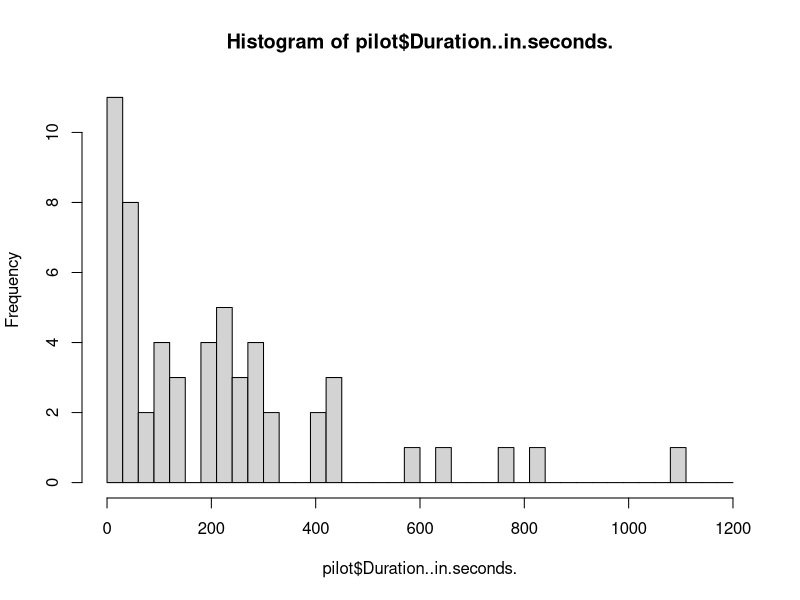
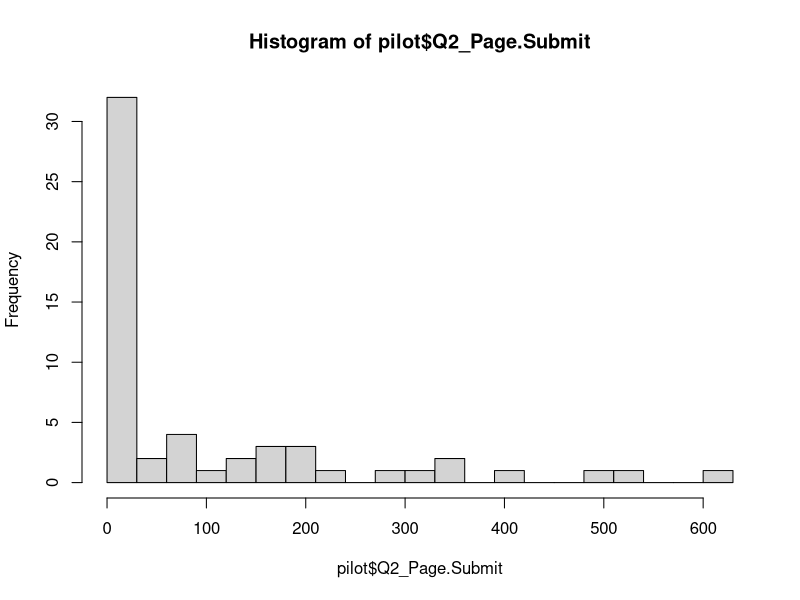
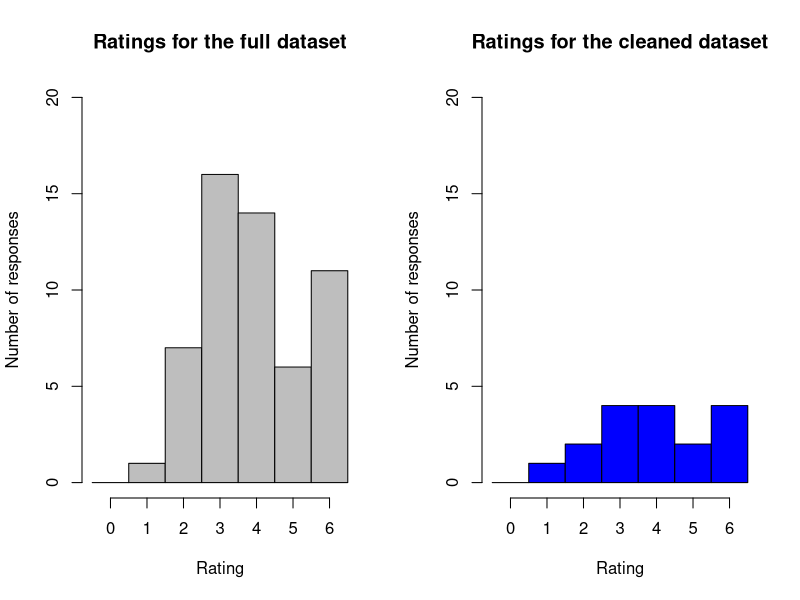
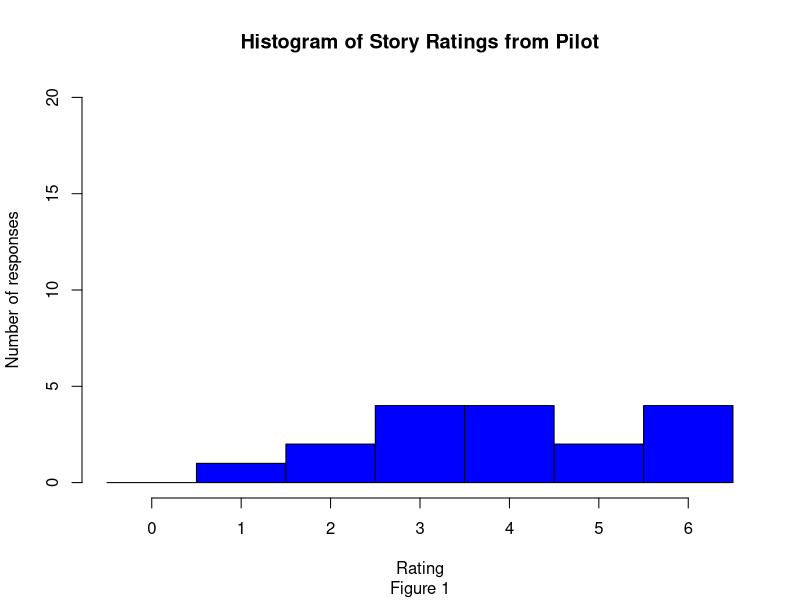
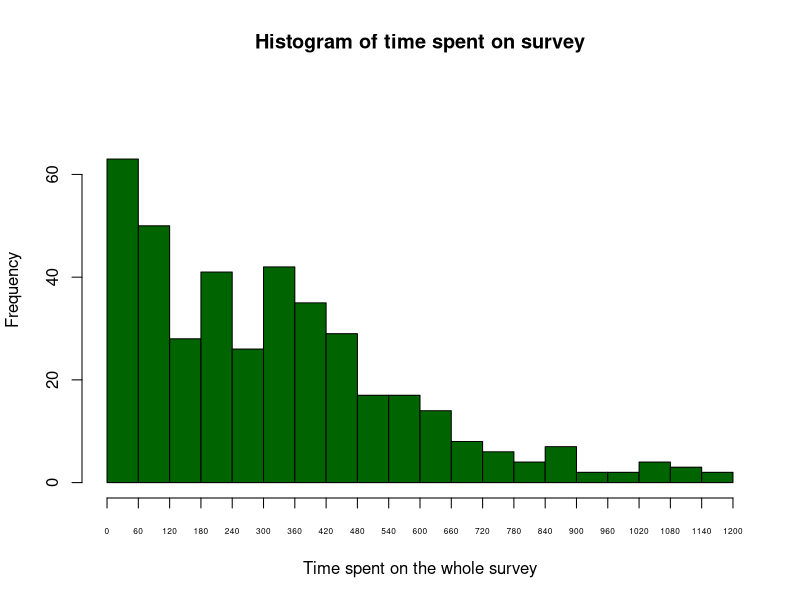
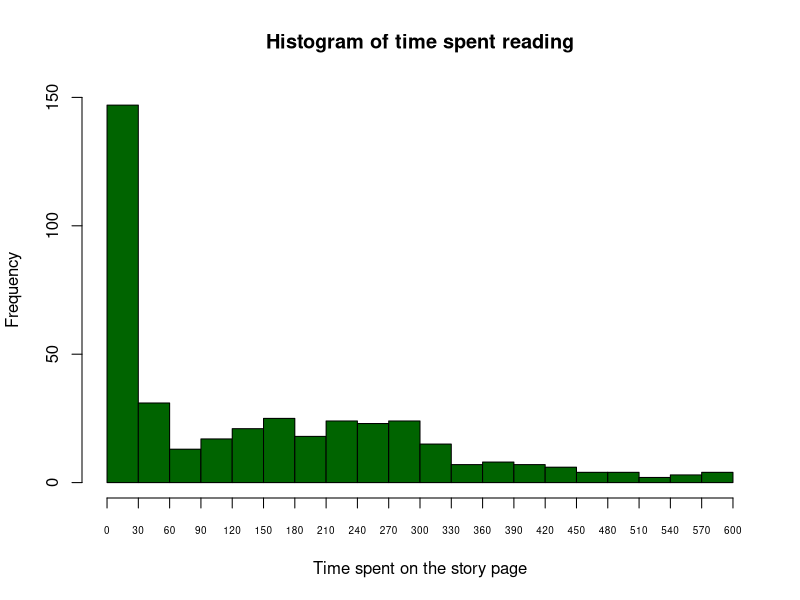
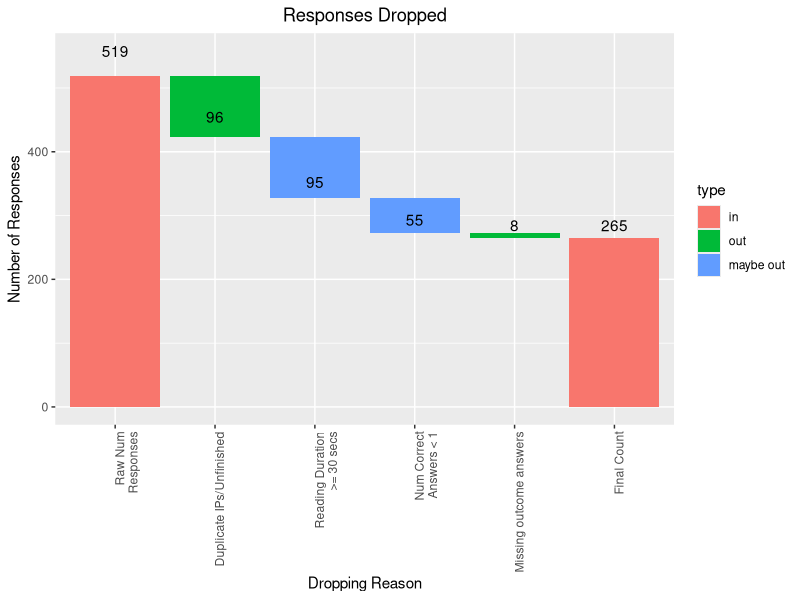

R code for these plots, in order:
## ---- chunk 1
knitr::opts_chunk$set(echo = TRUE)

# load packages
library(lmtest) 
library(knitr)
library(data.table)
library(tidyverse)
separator <- paste(rep("=",70), collapse = "")
## ---- chunk 2
#setwd("/home/yulia/Documents/MIDS/W241/Group Project/Pilot results/")
library(pwr)
library(tidyverse)

pilot <- read.csv("Pilot results/W241 Final Project Survey - Control_July 17, 2018_07.21.csv",
                  skip = 3, header = FALSE, stringsAsFactors = FALSE)

Q5_rating <- read.csv("Pilot results/Pilot_Q5.csv")

headers <- read.csv("Pilot results/W241 Final Project Survey - Control_July 17, 2018_07.21.csv",
                  nrows = 1)

colnames(pilot) <- colnames(headers)

str(pilot)

hist(pilot$Duration..in.seconds.,
     breaks = seq(0,1200,30))

summary(pilot$Q2_Page.Submit)
hist(pilot$Q2_Page.Submit,
     breaks = seq(0,630,30))

table(pilot$Q8) # correct is 2
table(pilot$Q6) # correct is 3
table(pilot$Q7) # correct is 3

pilot$Q8_correct <- pilot$Q8==2
pilot$Q6_correct <- pilot$Q6==3
pilot$Q7_correct <- pilot$Q7==3

table(pilot$Q8_correct, pilot$Q6_correct, pilot$Q7_correct)

pilot$n_correct_answers <- pilot$Q8_correct + pilot$Q6_correct + pilot$Q7_correct
table(pilot$n_correct_answers)

#View(pilot[pilot$n_correct_answers==3,]$Q5)
#View(pilot[pilot$n_correct_answers==2,]$Q5)

pilot <- merge(pilot, Q5_rating[,c("mTurkCode","Q5_rating")], by = "mTurkCode")
pilot$Duration_gt_60sec <- ifelse(pilot$Q2_Page.Submit < 60, 0, 1)

table(pilot$Q5_rating)
table(pilot$Q5_rating, pilot$n_correct_answers)
table(pilot$Q5_rating, pilot$Duration_gt_60sec)
summary(pilot$Q2_Page.Submit)
summary(pilot[pilot$Q5_rating>0,]$Q2_Page.Submit)
#View(pilot[pilot$Duration_gt_60sec==0,])

pilot$pass <- (pilot$Q2_Page.Submit >= 60) & (pilot$Q5_rating > 0) & (pilot$n_correct_answers > 0)+0
table(pilot$pass)
table(pilot$Q4, pilot$pass)

par(mfrow=c(1,2))
hist(pilot$Q4, 
     breaks = seq(0,7,1)-0.5,
     ylim = c(0,20),
     col = "grey",
     xlab = "Rating",
     ylab = "Number of responses",
     main = "Ratings for the full dataset")
hist(pilot[pilot$pass==1,]$Q4, 
     breaks = seq(0,7,1)-0.5,
     ylim = c(0,20),
     col = "blue",
     xlab = "Rating",
     ylab = "Number of responses",
     main = "Ratings for the cleaned dataset")
dev.off()
summary(pilot$Q4)

pilot %>% 
  group_by(pass) %>% 
  summarize(mean(Q4, na.rm = TRUE))

t.test(Q4 ~ pass, data=pilot)

summary(pilot[pilot$pass==1,]$Q4)
# Min. 1st Qu.  Median    Mean 3rd Qu.    Max. 
#  1.000   3.000   4.000   3.941   5.000   6.000 



# Parameters:

ate <- 1 # effect size (treatment 1 vs. control or treatment 2 vs. control)
sigma <- sd(pilot[pilot$pass==1,]$Q4, na.rm = TRUE) # standard deviation
alpha <- 0.05
beta <- 0.1 # 1-power

# Built-in formula
d = ate/sigma # assuming sigma is pooled standard deviation (equal variance)
pwr.t.test(d = d, sig.level = alpha, power = 1-beta, type = 'two.sample', alternative = 'greater')
# 42 responses in each bucket
## ---- chunk 3
hist(pilot[pilot$pass==1,]$Q4, 
     breaks = seq(0,7,1)-0.5,
     ylim = c(0,20),
     col = "blue",
     xlab = "Rating",
     ylab = "Number of responses",
     main = "Histogram of Story Ratings from Pilot",
     sub = "Figure 1")
## ---- chunk 4
### Load the data

# Although this step is not critical for analyzing the results of the experiment, it might be interesting to know later on where a subject was recruited from. So, here we pre-process the data to explicitly identify each subject's group. We do that by matching the mTurkCOde from the Amazon Mechanical Turk (mturk) responses to the mTurkCode in the qualtrics data set.

mturk_masters = 
  read.csv("experiment_results/mturk_W241_Final-Project_Survey_Masters-Batch_Results.csv")
mturk_regulars = 
  read.csv("experiment_results/mturk_W241_Final-Project_Survey_Non-Masters-Batch_Results.csv")

# the second and third rows of the qualtrics results contain meta info 
# we do not need so we remove it here
all_content = 
  readLines("experiment_results/qualtrics_W241_Final-Project_Survey_Experiment_August-1-2018_14-06.csv")
all_content = all_content[-3]
all_content = all_content[-2]
qualtrics = read.csv(textConnection(all_content), header = TRUE, stringsAsFactors = FALSE)
rm(all_content)
# thank you: https://stackoverflow.com/questions/15860071/read-csv-header-on-first-line-skip-second-line
## ---- chunk 5
### Concatenate MTurk Masters & MTurk Regulars

# assign groups
mturk_masters['source_group'] = 1 
mturk_regulars['source_group'] = 2
mturk_all = rbind(mturk_masters, mturk_regulars)

# keep these columns and drop the rest (switched to reverse where we explicitly drop the not necessary ones so that we are more clear about what we are dropping)
#mturk_cols_to_keep = c('HITId', 'CreationTime', 'Expiration', 'AssignmentId', 'WorkerId', 'AssignmentStatus', 'AcceptTime', 'SubmitTime', 'WorkTimeInSeconds', 'LifetimeApprovalRate', 'Last30DaysApprovalRate', 'Last7DaysApprovalRate', 'Answer.surveycode', 'source_group')
#mturk_all = mturk_all[mturk_cols_to_keep]

# drop unnecessary columns
mturk_all = subset(mturk_all, select = -c(HITTypeId, Title, Description, Keywords, 
                                          Reward, MaxAssignments, RequesterAnnotation, 
                                          AssignmentDurationInSeconds, AutoApprovalDelayInSeconds, 
                                          NumberOfSimilarHITs, LifetimeInSeconds, AssignmentId, 
                                          AutoApprovalTime, ApprovalTime, RejectionTime, 
                                          RequesterFeedback, Approve, Reject))

# rename mTurkCode column to match qualtrics
mturk_all['mTurkCode'] = mturk_all['Answer.surveycode']

# check out the combined dataset
#head(mturk_all)
table(mturk_all['source_group'])
dim(mturk_all)
## ---- chunk 6
### Merge MTurk and Qualtrics Datasets

#head(qualtrics)
responses = merge(x = qualtrics, y = mturk_all, by = "mTurkCode", all.x = TRUE)
#dim(responses)
#table(responses$source_group)
#head(responses)
#colnames(responses)
responses$source_group[is.na(responses$source_group)] = 3
responses$source_group <- factor(responses$source_group, labels = c("Mturk Masters", "Mturk Regulars", "F&F"))
#hist(responses$source_group, breaks=3) # could probably make this prettier
table(responses$source_group)
## ---- chunk 7
rm(list = c('mturk_all', 'mturk_masters', 'mturk_regulars', 'qualtrics'))
## ---- chunk 8

#### 3.1.1 Invalid Status

table(responses$Status)
## ---- chunk 9
#### 3.1.2 Duplicate IP Addresses


# record duplicate IP Addresses and first timestamp
responses %>% 
  group_by(IPAddress) %>% 
  arrange(StartDate) %>% 
  summarize(ip_count = n(),
            StartDate = first(StartDate)) %>% 
  filter(ip_count > 1) -> duplicate_ips

# merge duplicate IP Addresses based on first time stamp
responses <- merge(x = responses, y = duplicate_ips, 
               by = c("IPAddress", "StartDate"), all.x = TRUE)
# merge all duplicate IP Addresses
responses <- merge(x = responses, y = duplicate_ips[,c("IPAddress", "ip_count")], 
               by = "IPAddress", all.x = TRUE)

responses$duplicate_ip <- 0
responses[!is.na(responses$ip_count.y),]$duplicate_ip <- 1
responses$duplicate_ip_xfirst <- 0
responses[!is.na(responses$ip_count.x),]$duplicate_ip_xfirst <- 1
responses$ip_count.x <- NULL
colnames(responses)[colnames(responses)=="ip_count.y"] <- "ip_count"
responses[is.na(responses$ip_count),]$ip_count <- 1
rm(duplicate_ips)
## ---- chunk 10
table(responses$duplicate_ip, responses$duplicate_ip_xfirst)
## ---- chunk 11
table(responses$ip_count)
## ---- chunk 12
cat(separator)
cat("\nSummary of survey's progress:\n")
summary(responses$Progress)
cat(separator)
cat("\nNumber of responses that are not finished:\n")
sum(responses$Progress < 100)
cat(separator)
cat("\nPrimary outcome distribution for unfinished responses:\n")
table(responses[responses$Progress < 100,]$Q4)
cat(separator)
cat("\nSource of  unfinished responses:\n")
table(responses[responses$Progress < 100,]$source_group)
cat(separator)
cat("\nTreatment assignment for unfinished responses:\n")
table(responses[responses$Progress < 100,]$FL_2_DO)
## ---- chunk 13
responses$valid <- "Valid"
responses[responses$Status %in% c("Spam", "Survey Preview"), ]$valid <- "Preview/Spam"
responses[responses$duplicate_ip_xfirst==1,]$valid <- "Duplicate"
responses[responses$Progress < 100,]$valid <- "Not Finished"
table(responses$valid)
## ---- chunk 14
cat(separator)
cat("\nSource of valid responses:\n")
table(responses[responses$valid == "Valid",]$source_group)
cat("\nSource of invalid responses:\n")
table(responses[responses$valid != "Valid",]$source_group)
cat(separator)
cat("\nTreatment assignment for valid responses:\n")
table(responses[responses$valid == "Valid",]$FL_2_DO)
cat("\nTreatment assignment for invalid responses:\n")
table(responses[responses$valid != "Valid",]$FL_2_DO)
## ---- chunk 15
table(responses[responses$valid == "Valid",]$FL_2_DO, 
      responses[responses$valid == "Valid",]$source_group)
## ---- chunk 16
short_story_word_count = 990
duration_secs_minimum = 30
correct_answers_minimum = 1
## ---- chunk 17
valid_responses = subset(responses, valid == "Valid")
## ---- chunk 18
summary(valid_responses$Duration..in.seconds.)
## ---- chunk 19
sum(valid_responses$Duration..in.seconds. < 1200)
## ---- chunk 20
hist(valid_responses[valid_responses$Duration..in.seconds. < 1200,]$Duration..in.seconds.,
     col = "darkgreen",
     breaks = seq(0,1200,60),
     ylim = c(0, 75),
     xaxt = 'n',
     xlab = "Time spent on the whole survey",
     main = "Histogram of time spent on survey")
axis(side = 1, at = seq(0,1200,60), labels = seq(0,1200,60), cex.axis = 0.5)
## ---- chunk 21
summary(valid_responses$Q2_Page.Submit)
## ---- chunk 22
sum(valid_responses$Q2_Page.Submit < 600)
## ---- chunk 23
hist(valid_responses[valid_responses$Q2_Page.Submit < 600,]$Q2_Page.Submit,
     col = "darkgreen",
     breaks = seq(0,600,30),
     ylim = c(0, 150),
     xaxt = 'n',
     xlab = "Time spent on the story page",
     main = "Histogram of time spent reading")
axis(side = 1, at = seq(0,600,30), labels = seq(0,600,30), cex.axis = 0.6)
## ---- chunk 24

# reading time check
#valid_responses = subset(valid_responses, Q2_Page.Submit >= duration_secs_minimum)
valid_responses[valid_responses$Q2_Page.Submit < duration_secs_minimum,]$valid <- "Undertime"
table(valid_responses$valid)
## ---- chunk 25
table(valid_responses$valid, valid_responses$FL_2_DO)
## ---- chunk 26
table(valid_responses$valid, valid_responses$source_group)
## ---- chunk 27
# reading questions check
Q12_correct_ans = 'Beautiful'
Q14_correct_ans = 'Rome'
Q16_correct_ans = 'Gaius was killed'
valid_responses['Q12_correct'] = ifelse(valid_responses$Q12 == Q12_correct_ans, 1, 0)
valid_responses['Q14_correct'] = ifelse(valid_responses$Q14 == Q14_correct_ans, 1, 0)
valid_responses['Q16_correct'] = ifelse(valid_responses$Q12 == Q16_correct_ans, 1, 0)
valid_responses['correct_answers'] = valid_responses$Q12_correct + 
  valid_responses$Q14_correct + valid_responses$Q16_correct
table(valid_responses$correct_answers)
## ---- chunk 28
valid_responses[valid_responses$correct_answers < correct_answers_minimum,]$valid <- "Very incorrect"
table(valid_responses$valid)
## ---- chunk 29
sum(valid_responses$Q4 == -99)
## ---- chunk 30
valid_responses[valid_responses$Q4 == -99,]$valid <- "Missing outcome"
table(valid_responses$valid)
## ---- chunk 31
table(valid_responses$Q25)
## ---- chunk 32
valid_responses$issues <- "No issues"
#valid_responses[valid_responses$Q25 == 'Yes',]$issues <- "Know the story"
valid_responses[valid_responses$Q5 == '-99',]$issues <- "Missing text review"
valid_responses[valid_responses$Q25 == '-99',]$issues <- "Missing answer"
valid_responses[valid_responses$Q12 == '-99',]$issues <- "Missing answer"
valid_responses[valid_responses$Q14 == '-99',]$issues <- "Missing answer"
valid_responses[valid_responses$Q16 == '-99',]$issues <- "Missing answer"
table(valid_responses$issues)
## ---- chunk 33
table(valid_responses$valid, valid_responses$issues)
## ---- chunk 34
nrows_raw <- nrow(responses)
excl_dups_unfinished <- nrow(valid_responses)
excl_dur_undertime <- excl_dups_unfinished - sum(valid_responses$valid == 'Undertime')
excl_incorrect_answ <- excl_dur_undertime - sum(valid_responses$valid == 'Very incorrect')
excl_missing_outcome <- excl_incorrect_answ - sum(valid_responses$valid == 'Missing outcome')
nrows_final <- sum(valid_responses$valid == 'Valid')
## ---- chunk 35
labels = c('Raw Num\nResponses', 
           'Duplicate IPs/Unfinished',
           sprintf('Reading Duration\n>= %s secs', duration_secs_minimum), 
           sprintf('Num Correct\nAnswers < %s', correct_answers_minimum), 
           'Missing outcome answers', 
           'Final Count')

desc = factor(labels, levels=labels)
type = c('in', 'out', 'maybe out', 'maybe out', 'out', 'in')
type = factor(type, levels = c("in", "out", "maybe out"))

start = c(0, nrows_raw, 
          excl_dups_unfinished, 
          excl_dur_undertime, 
          excl_incorrect_answ, 
          excl_missing_outcome)
end = c(nrows_raw, 
        excl_dups_unfinished, 
        excl_dur_undertime, 
        excl_incorrect_answ, 
        nrows_final, 0)
amount = c(nrows_raw, 
           -excl_dups_unfinished, 
           -excl_dur_undertime, 
           -excl_incorrect_answ, 
           -excl_missing_outcome, 
           -nrows_final)
id = seq_along(amount)
waterfall_data = data.frame(id, desc, type, start, end, amount)

label_names <- c(nrows_raw, 
                 nrows_raw - excl_dups_unfinished,
                 excl_dups_unfinished - excl_dur_undertime,
                 excl_dur_undertime - excl_incorrect_answ,
                 excl_incorrect_answ - excl_missing_outcome,
                 nrows_final)

adj <- 1.075
label_pos <- c(nrows_raw * adj, 
               excl_dups_unfinished * adj,
               excl_dur_undertime * adj,
               excl_incorrect_answ * adj,
               excl_missing_outcome * adj,
               nrows_final * adj)

waterfall_plot = 
  ggplot(waterfall_data, aes(desc, fill = type, 
                             xmin = id - 0.45, xmax = id + 0.45, ymin = end, ymax = start, 
                             label = label_names)) + 
  geom_rect()
waterfall_plot + 
  ggtitle("Responses Dropped") + 
  theme(plot.title = element_text(hjust = 0.5), 
        axis.text.x = element_text(angle = 90, hjust = 1)) + 
  labs(y="Number of Responses", x="Dropping Reason") +
  geom_text(aes(y = label_pos, label = label_names))

## ---- chunk 36
rm(list = c("adj", "amount", "desc", "end", "id", "label_names", "label_pos", "labels", "start", "type"))
rm(list = c("excl_dups_unfinished", "excl_dur_undertime", "excl_incorrect_answ"))
rm(list = c("excl_missing_outcome", "nrows_final", "nrows_raw"))
rm(list = c("Q12_correct_ans", "Q14_correct_ans", "Q16_correct_ans"))
rm(list = c("correct_answers_minimum", "duration_secs_minimum", "short_story_word_count"))
rm(list = c("waterfall_data", "waterfall_plot"))
## ---- chunk 37
valid_responses['experiment_group'] = 
  ifelse(valid_responses$FL_2_DO == 'Introduction:Control', 1, 
         ifelse(valid_responses$FL_2_DO == 'Introduction:1Star', 2,
                ifelse(valid_responses$FL_2_DO == 'Introduction:4.5Stars', 3, -1)))
valid_responses['treated'] = ifelse(valid_responses$experiment_group == 2, 1,
                                    ifelse(valid_responses$experiment_group == 3, 1, 0))
valid_responses['treatment_rating'] = ifelse(valid_responses$experiment_group == 2, 2,
                                       ifelse(valid_responses$experiment_group == 3, 5, NA))
valid_responses['experiment_group_chr'] = 
  ifelse(valid_responses$FL_2_DO == 'Introduction:Control', "Control", 
         ifelse(valid_responses$FL_2_DO == 'Introduction:1Star', "Treat: Low",
                ifelse(valid_responses$FL_2_DO == 'Introduction:4.5Stars', "Treat: High", "NA")))
## ---- chunk 38
table(valid_responses$experiment_group, valid_responses$experiment_group_chr)
## ---- chunk 39
summary(valid_responses$Q4)
## ---- chunk 40
summary(valid_responses[valid_responses$valid == "Valid",]$Q4)
## ---- chunk 41
valid_responses %>% 
  filter(valid != "Missing outcome") %>% 
  group_by(valid, FL_2_DO) %>% 
  summarize(responseCount = n(),
            avgRating = round(mean(Q4),1))
## ---- chunk 42
calc_exp_group_avg_rating = function(data, group) {
  avg_rating = mean(subset(data, experiment_group == group)$Q4)
  return(avg_rating)
}
get_nrow_of_group = function(data, group) {
  rows = nrow(subset(data, experiment_group == group))
  return(rows)
}
get_pct_subjects_of_group = function(data, group) {
  count = get_nrow_of_group(data, group)
  pct = round(count / nrow(data) * 100, 2)
  return(pct)
}
control_avg_rating = calc_exp_group_avg_rating(valid_responses[valid_responses$valid == "Valid",], 1)
treatment_low_avg_rating = calc_exp_group_avg_rating(valid_responses[valid_responses$valid == "Valid",], 2)
treatment_high_avg_rating = calc_exp_group_avg_rating(valid_responses[valid_responses$valid == "Valid",], 3)
# todo: is this actually how you calculate ATE?
ate_high = treatment_high_avg_rating - control_avg_rating
ate_low = treatment_low_avg_rating - control_avg_rating
groups = c(
  'Control',
  'Treatment - Low Rating',
  'Treatment - High Rating')
counts = c(
  get_nrow_of_group(valid_responses[valid_responses$valid == "Valid",], 1),
  get_nrow_of_group(valid_responses[valid_responses$valid == "Valid",], 2),
  get_nrow_of_group(valid_responses[valid_responses$valid == "Valid",], 3))
pcts = c(
  get_pct_subjects_of_group(valid_responses[valid_responses$valid == "Valid",], 1),
  get_pct_subjects_of_group(valid_responses[valid_responses$valid == "Valid",], 2),
  get_pct_subjects_of_group(valid_responses[valid_responses$valid == "Valid",], 3))
avg_ratings = c(
  round(control_avg_rating,2),
  round(treatment_low_avg_rating,2),
  round(treatment_high_avg_rating,2))
ates = c(
  0,
  round(ate_low,2),
  round(ate_high,2))
treated_ratings = c('na', '2/6 Stars', '5/6 Stars')
outcome_table = data.frame(groups, counts, pcts, treated_ratings, avg_ratings, ates)
kable(outcome_table, col.names = 
        c('Group', '# of Subjects', '% of Total Subjects', 'Treated Rating', 'AVG Rating', 'ATE'))
## ---- chunk 43
model = lm(Q4 ~ experiment_group_chr, 
           data = valid_responses[valid_responses$valid == "Valid",])
summary(model)
coefci(model)
## ---- chunk 44
model = lm(Q4 ~ experiment_group_chr, 
           data = valid_responses[valid_responses$valid != "Missing outcome",])
summary(model)
coefci(model)
## ---- chunk 45
valid_responses$undertime <- ifelse(valid_responses$valid == "Undertime", 1, 0)
valid_responses$incorrect <- ifelse(valid_responses$valid == "Very incorrect", 1, 0)
## ---- chunk 46
model = lm(Q4 ~ experiment_group_chr + undertime + incorrect, 
           data = valid_responses[valid_responses$valid != "Missing outcome",])
summary(model)
coefci(model)
## ---- chunk 47
table(valid_responses$valid, valid_responses$source_group)
## ---- chunk 48
model = lm(Q4 ~ experiment_group_chr*source_group, 
           data = valid_responses[valid_responses$valid == "Valid",])
summary(model)
coefci(model)
## ---- chunk 49
model = lm(Q4 ~ experiment_group_chr, 
           data = valid_responses[valid_responses$valid == "Valid" & valid_responses$source_group == "Mturk Masters",])
summary(model)
coefci(model)
## ---- chunk 50
model = lm(Q4 ~ experiment_group_chr, 
           data = valid_responses[valid_responses$valid == "Valid" & valid_responses$source_group == "Mturk Regulars",])
summary(model)
coefci(model)
## ---- chunk 51
model = lm(Q4 ~ experiment_group_chr, 
           data = valid_responses[valid_responses$valid == "Valid" & 
                                    valid_responses$source_group == "F&F",])
summary(model)
coefci(model)
